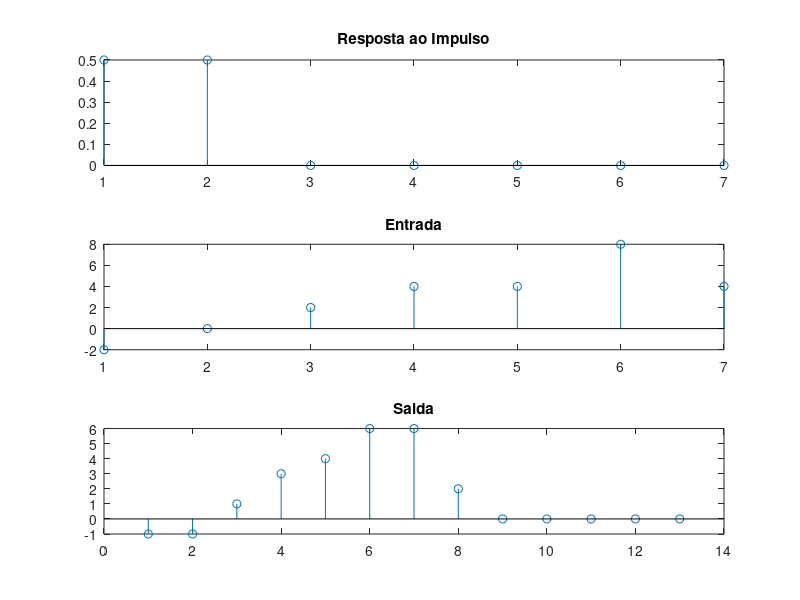

Write MATLAB code to recreate this figure.
hn = [0.5 0.5 0 0 0 0 0];
xn = [-2 0 2 4 4 8 4];
yn = conv(xn, hn)
subplot(3, 1, 1);
stem(hn);
title("Resposta ao Impulso");
subplot(3, 1, 2);
stem(xn);
title("Entrada");
subplot(3, 1, 3);
stem(yn);
title("Saida");